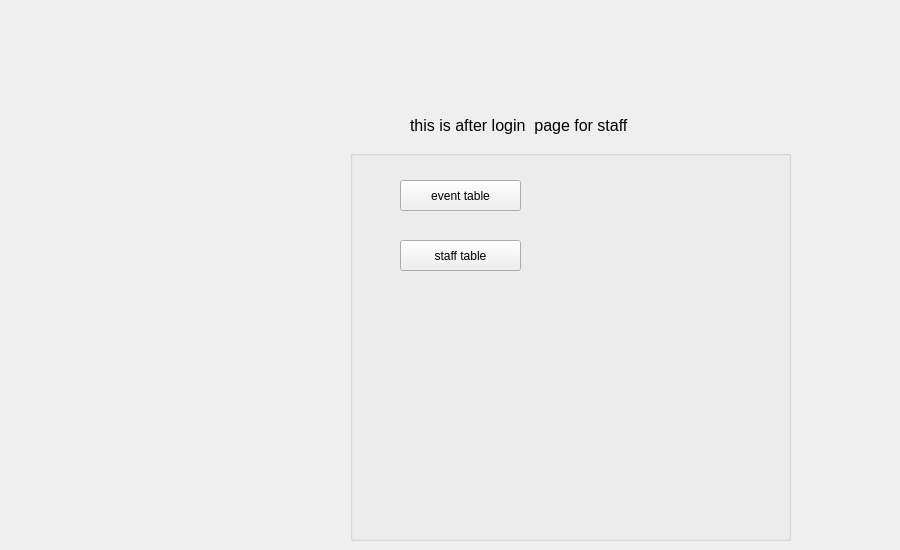
    <widget class="QWidget" name="afterloginforSTAFF">
     <widget class="QLabel" name="label_7">
      <property name="geometry">
       <rect>
        <x>410</x>
        <y>110</y>
        <width>481</width>
        <height>31</height>
       </rect>
      </property>
      <property name="font">
       <font>
        <pointsize>12</pointsize>
       </font>
      </property>
      <property name="text">
       <string>this is after login  page for staff</string>
      </property>
     </widget>
     <widget class="QGroupBox" name="groupBox_5">
      <property name="geometry">
       <rect>
        <x>350</x>
        <y>150</y>
        <width>441</width>
        <height>391</height>
       </rect>
      </property>
      <property name="title">
       <string/>
      </property>
      <widget class="QPushButton" name="staff_login_eventbutton">
       <property name="geometry">
        <rect>
         <x>50</x>
         <y>30</y>
         <width>121</width>
         <height>31</height>
        </rect>
       </property>
       <property name="text">
        <string>event table</string>
       </property>
      </widget>
      <widget class="QPushButton" name="staff_login_staffbutton">
       <property name="geometry">
        <rect>
         <x>50</x>
         <y>90</y>
         <width>121</width>
         <height>31</height>
        </rect>
       </property>
       <property name="text">
        <string>staff table</string>
       </property>
      </widget>
     </widget>
    </widget>
